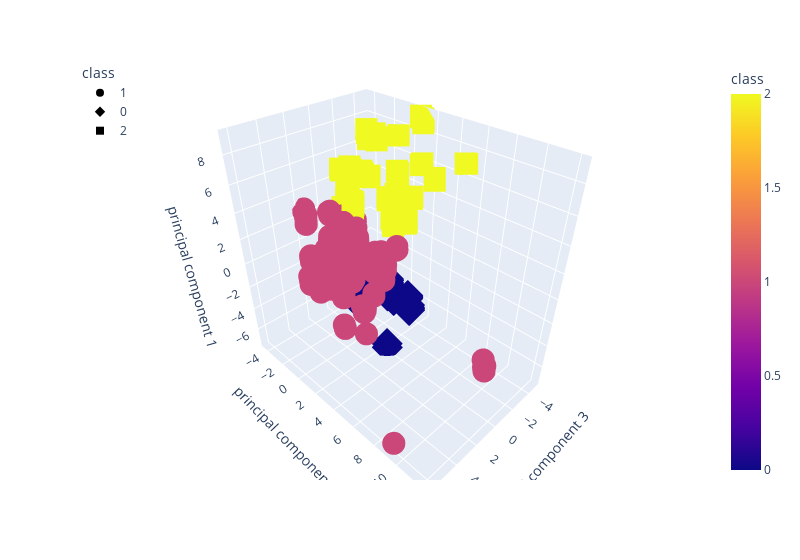

Write notebook code for a chart like this one.
### Code cell
import plotly.express as px
fig = px.scatter_3d(
    ca_school_updated_pca,
    x="principal component 3",
    y="principal component 2",
    z="principal component 1",
    color="class",
    symbol="class",
    width=800,
)
fig.update_layout(legend=dict(x=0, y=1))
fig.show()

### Figure 1 — Plotly figure (JSON) as saved in the notebook; plotly's stock layout.template omitted (floating-point values rounded to 4 significant figures; data arrays with more than 128 entries replaced by an {"elided": "..."} marker saying what was removed)
{"data": [{"hovertemplate": "class=%{marker.color}<br>principal component 3=%{x}<br>principal component 2=%{y}<br>principal component 1=%{z}<extra></extra>", "legendgroup": "1", "marker": {"color": {"elided": "321 int values"}, "coloraxis": "coloraxis", "symbol": "circle"}, "mode": "markers", "name": "1", "scene": "scene", "showlegend": true, "type": "scatter3d", "x": {"elided": "321 float values"}, "y": {"elided": "321 float values"}, "z": {"elided": "321 float values"}}, {"hovertemplate": "class=%{marker.color}<br>principal component 3=%{x}<br>principal component 2=%{y}<br>principal component 1=%{z}<extra></extra>", "legendgroup": "0", "marker": {"color": {"elided": "228 int values"}, "coloraxis": "coloraxis", "symbol": "diamond"}, "mode": "markers", "name": "0", "scene": "scene", "showlegend": true, "type": "scatter3d", "x": {"elided": "228 float values"}, "y": {"elided": "228 float values"}, "z": {"elided": "228 float values"}}, {"hovertemplate": "class=%{marker.color}<br>principal component 3=%{x}<br>principal component 2=%{y}<br>principal component 1=%{z}<extra></extra>", "legendgroup": "2", "marker": {"color": {"elided": "147 int values"}, "coloraxis": "coloraxis", "symbol": "square"}, "mode": "markers", "name": "2", "scene": "scene", "showlegend": true, "type": "scatter3d", "x": {"elided": "147 float values"}, "y": {"elided": "147 float values"}, "z": {"elided": "147 float values"}}], "layout": {"coloraxis": {"colorbar": {"title": {"text": "class"}}, "colorscale": [[0, "#0d0887"], [0.1111, "#46039f"], [0.2222, "#7201a8"], [0.3333, "#9c179e"], [0.4444, "#bd3786"], [0.5556, "#d8576b"], [0.6667, "#ed7953"], [0.7778, "#fb9f3a"], [0.8889, "#fdca26"], [1, "#f0f921"]]}, "legend": {"title": {"text": "class"}, "tracegroupgap": 0, "x": 0, "y": 1}, "margin": {"t": 60}, "scene": {"domain": {"x": [0, 1], "y": [0, 1]}, "xaxis": {"title": {"text": "principal component 3"}}, "yaxis": {"title": {"text": "principal component 2"}}, "zaxis": {"title": {"text": "principal component 1"}}}, "width": 800}}
